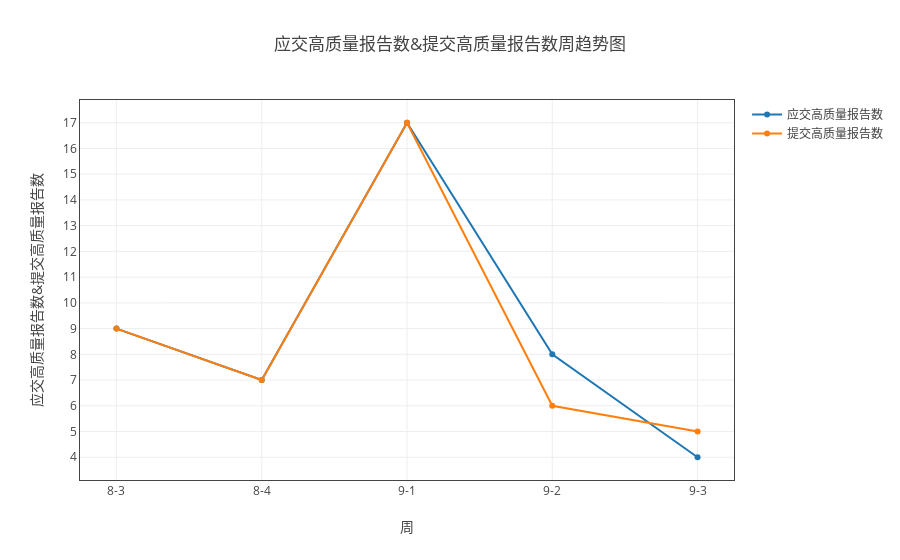
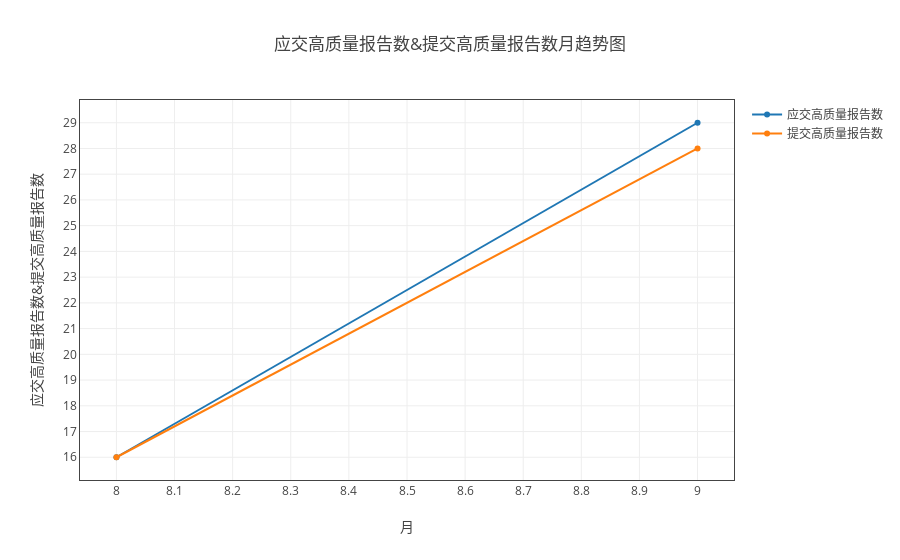

The notebook cell saved with these charts, in order:
### Markdown cell above
#### 应交高质量报告数和提交高质量报告数

### Code cell
data_dict = {'应交高质量报告数':['应交高质量报告数'], '提交高质量报告数':['提交高质量报告数']}
myModule.plot( all_dict, data_dict, '负责人' ,  'line' , all='all')

### Figure 1 — Plotly figure (JSON) as saved in the notebook; plotly's stock layout.template omitted (floating-point values rounded to 4 significant figures)
{"data": [{"name": "应交高质量报告数", "type": "scatter", "uid": "e809c0e2-c202-11e8-935c-509a4c0f1ffc", "x": ["8-3", "8-4", "9-1", "9-2", "9-3"], "y": [9, 7, 17, 8, 4]}, {"name": "提交高质量报告数", "type": "scatter", "uid": "e809c0e3-c202-11e8-96a8-509a4c0f1ffc", "x": ["8-3", "8-4", "9-1", "9-2", "9-3"], "y": [9, 7, 17, 6, 5]}], "layout": {"title": "应交高质量报告数&提交高质量报告数周趋势图", "xaxis": {"mirror": "all", "nticks": 20, "showgrid": true, "showline": true, "title": "周", "zeroline": true}, "yaxis": {"mirror": "all", "nticks": 20, "showgrid": true, "showline": true, "title": "应交高质量报告数&提交高质量报告数", "zeroline": true}}}

### Figure 2 — Plotly figure (JSON) as saved in the notebook; plotly's stock layout.template omitted (floating-point values rounded to 4 significant figures)
{"data": [{"name": "应交高质量报告数", "type": "scatter", "uid": "e8124c62-c202-11e8-8274-509a4c0f1ffc", "x": ["8", "9"], "y": [16, 29]}, {"name": "提交高质量报告数", "type": "scatter", "uid": "e8124c63-c202-11e8-88b6-509a4c0f1ffc", "x": ["8", "9"], "y": [16, 28]}], "layout": {"title": "应交高质量报告数&提交高质量报告数月趋势图", "xaxis": {"mirror": "all", "nticks": 20, "showgrid": true, "showline": true, "title": "月", "zeroline": true}, "yaxis": {"mirror": "all", "nticks": 20, "showgrid": true, "showline": true, "title": "应交高质量报告数&提交高质量报告数", "zeroline": true}}}
